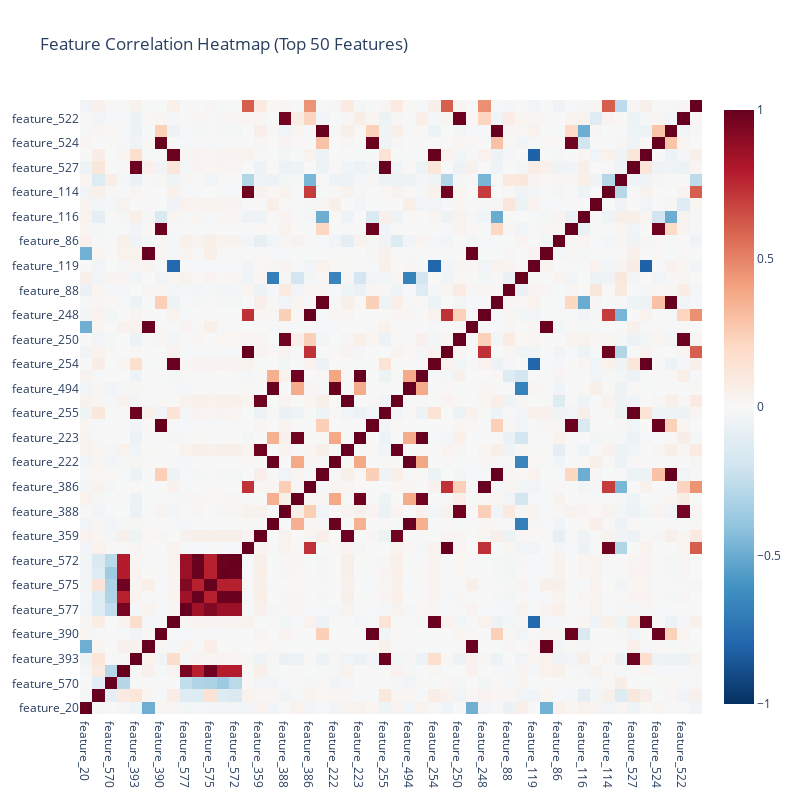

Source (notebook cell):
### Markdown cell above
#### Feature Correlation Analysis

Why this matter : To understand redundancy in sensor networks and prepares justification for PCA

### Code cell
## Feature Correlation Analysis

print("Analyzing feature correlations...")

# Calculate correlation matrix for complete features
corr_matrix = data[complete_features].corr()

# Find highly correlated pairs (>0.9)
high_corr_pairs = []
for i in range(len(corr_matrix.columns)):
    for j in range(i+1, len(corr_matrix.columns)):
        if abs(corr_matrix.iloc[i, j]) > 0.9:
            high_corr_pairs.append({
                'Feature1': corr_matrix.columns[i],
                'Feature2': corr_matrix.columns[j],
                'Correlation': corr_matrix.iloc[i, j]
            })

print(f"Found {len(high_corr_pairs)} highly correlated pairs (|r| > 0.9)")
# List out highly correlated feature pairs ordered by correlation magnitude
high_corr_df = pd.DataFrame(high_corr_pairs)
high_corr_df = high_corr_df.reindex(high_corr_df['Correlation'].abs().sort_values(ascending=False).index)
print(high_corr_df)

# Visualize correlation heatmap (top 50 features)
fig = go.Figure(data=go.Heatmap(
    z=corr_matrix.iloc[:50, :50],
    x=corr_matrix.columns[:50],
    y=corr_matrix.columns[:50],
    colorscale='RdBu_r',
    zmid=0
))
fig.update_layout(
    title="Feature Correlation Heatmap (Top 50 Features)",
    height=800,
    width=800
)
fig.show()

### Figure 1 — Plotly figure (JSON) as saved in the notebook; plotly's stock layout.template omitted (floating-point values rounded to 4 significant figures; data arrays with more than 128 entries replaced by an {"elided": "..."} marker saying what was removed)
{"data": [{"colorscale": [[0, "rgb(5,48,97)"], [0.1, "rgb(33,102,172)"], [0.2, "rgb(67,147,195)"], [0.3, "rgb(146,197,222)"], [0.4, "rgb(209,229,240)"], [0.5, "rgb(247,247,247)"], [0.6, "rgb(253,219,199)"], [0.7, "rgb(244,165,130)"], [0.8, "rgb(214,96,77)"], [0.9, "rgb(178,24,43)"], [1, "rgb(103,0,31)"]], "type": "heatmap", "x": ["feature_20", "feature_571", "feature_570", "feature_573", "feature_393", "feature_429", "feature_390", "feature_392", "feature_577", "feature_574", "feature_575", "feature_576", "feature_572", "feature_387", "feature_359", "feature_360", "feature_388", "feature_361", "feature_386", "feature_389", "feature_222", "feature_221", "feature_223", "feature_252", "feature_255", "feature_493", "feature_494", "feature_495", "feature_254", "feature_249", "feature_250", "feature_291", "feature_248", "feature_251", "feature_88", "feature_87", "feature_119", "feature_156", "feature_86", "feature_117", "feature_116", "feature_115", "feature_114", "feature_113", "feature_527", "feature_526", "feature_524", "feature_523", "feature_522", "feature_521"], "y": ["feature_20", "feature_571", "feature_570", "feature_573", "feature_393", "feature_429", "feature_390", "feature_392", "feature_577", "feature_574", "feature_575", "feature_576", "feature_572", "feature_387", "feature_359", "feature_360", "feature_388", "feature_361", "feature_386", "feature_389", "feature_222", "feature_221", "feature_223", "feature_252", "feature_255", "feature_493", "feature_494", "feature_495", "feature_254", "feature_249", "feature_250", "feature_291", "feature_248", "feature_251", "feature_88", "feature_87", "feature_119", "feature_156", "feature_86", "feature_117", "feature_116", "feature_115", "feature_114", "feature_113", "feature_527", "feature_526", "feature_524", "feature_523", "feature_522", "feature_521"], "z": {"elided": "50x50 float values"}, "zmid": 0}], "layout": {"height": 800, "title": {"text": "Feature Correlation Heatmap (Top 50 Features)"}, "width": 800}}
